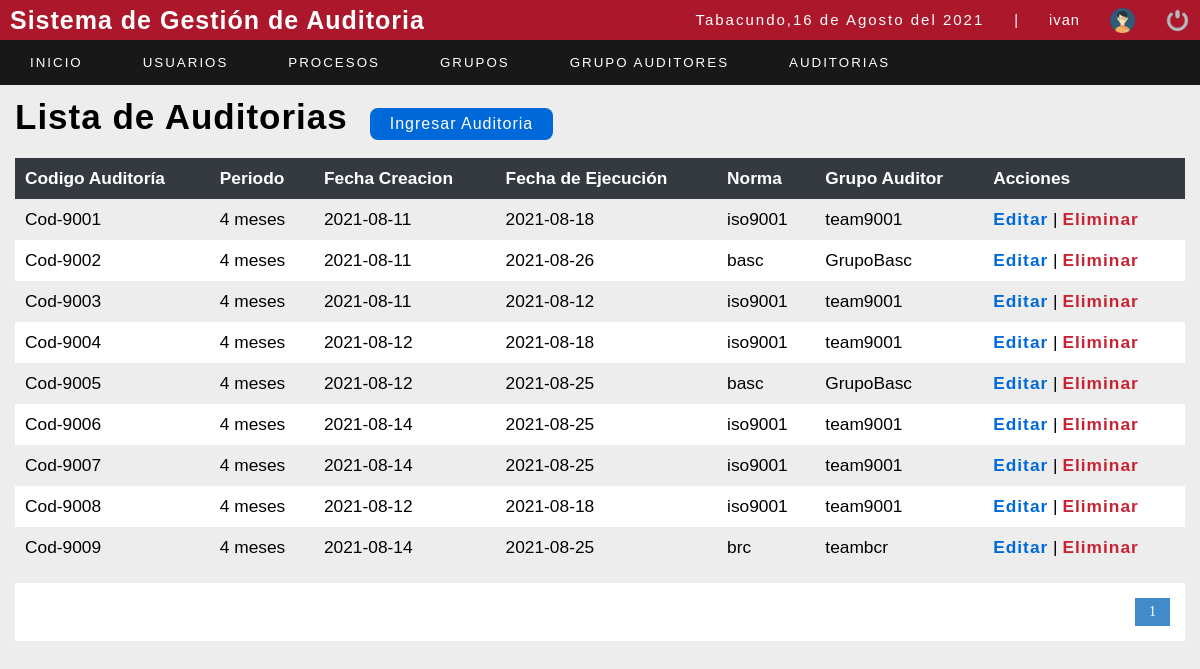
/sistema/lista_detalleauditoria.php (signed in), run on an earlier commit of the app's database.
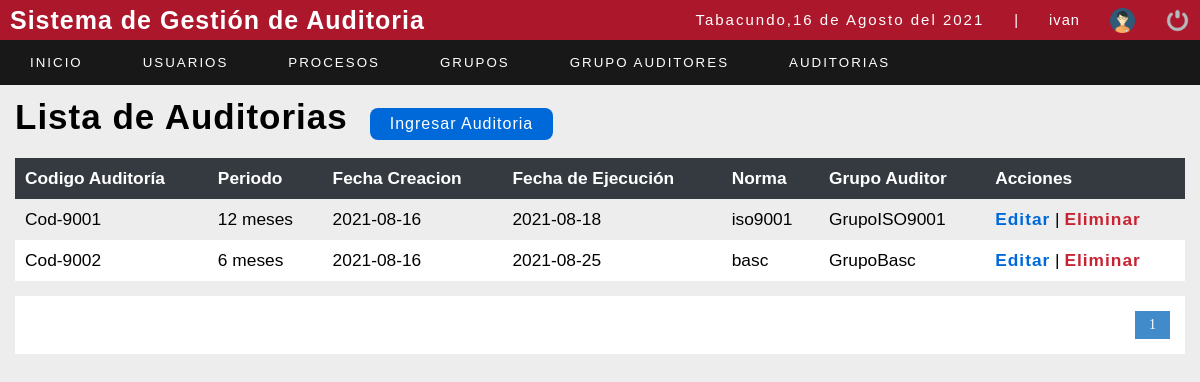
And on a later commit of the database.
### tables this page shows
CREATE TABLE `norma` (
  `idnorma` int(11) NOT NULL,
  `nombrenorma` varchar(50) NOT NULL
);

CREATE TABLE `detalleauditoria` (
  `iddetalleauditoria` int(11) NOT NULL,
  `codigoauditoria` varchar(80) NOT NULL,
  `idperiodo` int(11) NOT NULL,
  `fechaejecucion` date NOT NULL,
  `idgrupo` int(11) NOT NULL,
  `fechacreacion` date NOT NULL DEFAULT current_timestamp(),
  `estado` int(11) NOT NULL DEFAULT 1
);

CREATE TABLE `periodo` (
  `idperiodo` int(11) NOT NULL,
  `tiempoperiodo` varchar(50) NOT NULL
);

CREATE TABLE `grupoauditor` (
  `idgrupo` int(11) NOT NULL,
  `nombregrupo` varchar(50) NOT NULL,
  `idnorma` int(11) NOT NULL
);

### sistema/lista_detalleauditoria.php (the view, shortened to what this page needs)
<?php
include "../conexion.php";
?>
<!DOCTYPE html>
<html lang="en">
<head>
	<?php include "includes/scripts.php"; ?>
</head>
<body>
	<?php include "includes/header.php"; ?>
	<section id="container">
		<h1>Lista de Auditorias</h1>
		<a href="registro_auditoria.php" class="btn_new">Ingresar Auditoria</a>
		<table>
			<tr>
				<th>Codigo Auditoría</th>
				<th>Periodo</th>
				<th>Fecha Creacion</th>
				<th>Fecha de Ejecución</th>
				<th>Norma</th>
				<th>Grupo Auditor</th>
				<th>Acciones</th>
			</tr>
			<?php
			$sql_registe = mysqli_query($conection, "SELECT COUNT(*) as total_registro FROM detalleauditoria");
			$result_register = mysqli_fetch_array($sql_registe);
			$total_registro = $result_register['total_registro'];
			$por_pagina = 10;
			if (empty($_GET['pagina'])) {
				$pagina = 1;
			} else {
				$pagina = $_GET['pagina'];
			}
			$desde = ($pagina - 1) * $por_pagina;
			$total_paginas = ceil($total_registro / $por_pagina);
			$query = mysqli_query($conection, "SELECT iddetalleauditoria,codigoauditoria,tiempoperiodo,fechacreacion,fechaejecucion,nombrenorma,nombregrupo FROM norma n, grupoauditor ga,detallegrupo dg, detalleauditoria da, periodo p WHERE P.idperiodo=da.idperiodo AND n.idnorma=ga.idnorma AND dg.idgrupo=da.idgrupo and dg.idgrupo=ga.idgrupo AND dg.idrolauditor=1 ORDER BY codigoauditoria ASC LIMIT $desde,$por_pagina");
			$result = mysqli_num_rows($query);
			if ($result > 0) {
				while ($data = mysqli_fetch_array($query)) {
			?>
					<tr>
						<td><?php echo $data[1]; ?></td>
						<td><?php echo $data[2]; ?></td>
						<td><?php echo $data[3]; ?></td>
						<td><?php echo $data[4]; ?></td>
						<td><?php echo $data[5]; ?></td>
						<td><?php echo $data[6]; ?></td>
						<td>
							<a class="link_edit" href="editar_auditoria.php?id=<?php echo $data[0]; ?>">Editar</a>
							<?php if ($_SESSION['rol'] == 1) { ?>
								|
								<a class="link_delete" href="eliminar_auditorias.php?id=<?php echo $data[0]; ?>">Eliminar</a>
							<?php } ?>
						</td>
					</tr>
			<?php
				}
			}
			?>
		</table>
		<div class="paginador">
			<ul>
				<?php
				for ($i = 1; $i <= $total_paginas; $i++) {
					if ($i == $pagina) {
						echo '<li class="pageSelected">' . $i . '</li>';
					} else {
						echo '<li><a href="?pagina=' . $i . '">' . $i . '</a></li>';
					}
				}
				?>
			</ul>
		</div>
	</section>
</body>
</html>

What changed in the data, as far as the page shows it:
no longer on one of the page's lists (row unchanged): norma: detalleauditoria.codigoauditoria "Cod-9003", periodo.tiempoperiodo "4 meses", detalleauditoria.fechacreacion "2021-08-11", detalleauditoria.fechaejecucion "2021-08-12", nombrenorma "iso9001", grupoauditor.nombregrupo "team9001", detalleauditoria.codigoauditoria "Cod-9004", detalleauditoria.fechacreacion "2021-08-12", detalleauditoria.fechaejecucion "2021-08-18", detalleauditoria.codigoauditoria "Cod-9006", detalleauditoria.fechacreacion "2021-08-14", detalleauditoria.fechaejecucion "2021-08-25", detalleauditoria.codigoauditoria "Cod-9007", detalleauditoria.codigoauditoria "Cod-9008"
no longer on one of the page's lists (row unchanged): norma: detalleauditoria.codigoauditoria "Cod-9005", periodo.tiempoperiodo "4 meses", detalleauditoria.fechacreacion "2021-08-12", detalleauditoria.fechaejecucion "2021-08-25", nombrenorma "basc", grupoauditor.nombregrupo "GrupoBasc"
no longer on this page (row unchanged): norma: detalleauditoria.codigoauditoria "Cod-9009", periodo.tiempoperiodo "4 meses", detalleauditoria.fechacreacion "2021-08-14", detalleauditoria.fechaejecucion "2021-08-25", nombrenorma "brc", grupoauditor.nombregrupo "teambcr"
changed through a linked row, norma "iso9001": periodo.tiempoperiodo "4 meses" → "12 meses"; detalleauditoria.fechacreacion "2021-08-11" → "2021-08-16"; grupoauditor.nombregrupo "team9001" → "GrupoISO9001"
computed for norma "basc": periodo.tiempoperiodo "4 meses" → "6 meses"; detalleauditoria.fechacreacion "2021-08-11" → "2021-08-16"; detalleauditoria.fechaejecucion "2021-08-26" → "2021-08-25"
